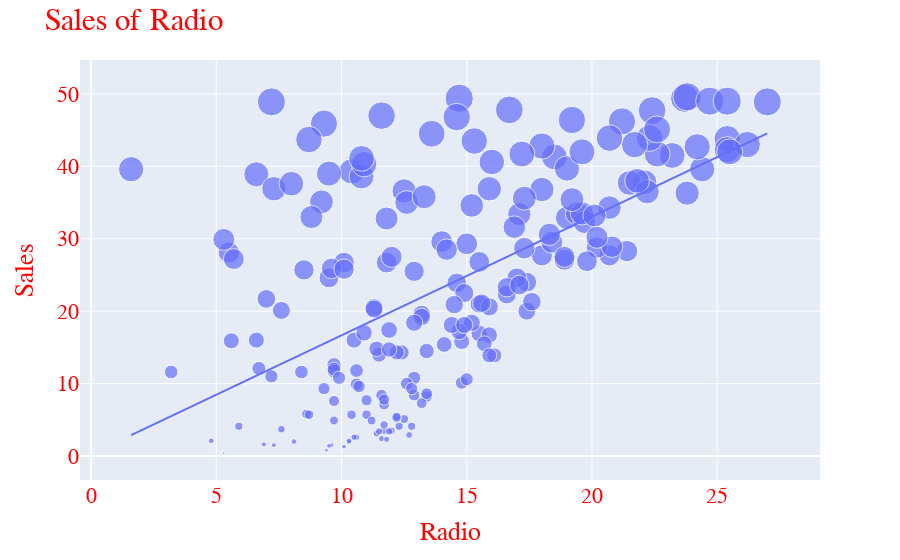

Here is the notebook cell this chart was saved with:
### Markdown cell above
### Now let’s visualize the relationship between the amount spent on advertising on Radio and units sold

### Code cell
fig = px.scatter(data_frame= data, x="Sales", y="Radio", size="Radio", trendline="ols")
fig.update_layout(
    title = "Sales of Radio",
    xaxis_title="Radio",
    yaxis_title="Sales",
    font = dict(
        size= 22,
        family = "Arial",
        color= "red"
    )

)
fig.show()

### Figure 1 — Plotly figure (JSON) as saved in the notebook; plotly's stock layout.template omitted (floating-point values rounded to 4 significant figures; data arrays with more than 128 entries replaced by an {"elided": "..."} marker saying what was removed)
{"data": [{"hovertemplate": "Sales=%{x}<br>Radio=%{marker.size}<extra></extra>", "legendgroup": "", "marker": {"color": "#636efa", "size": {"elided": "200 float values"}, "sizemode": "area", "sizeref": 0.124, "symbol": "circle"}, "mode": "markers", "name": "", "orientation": "v", "showlegend": false, "type": "scatter", "x": {"elided": "200 float values"}, "xaxis": "x", "y": {"elided": "200 float values"}, "yaxis": "y"}, {"hovertemplate": "<b>OLS trendline</b><br>Radio = 1.6397 * Sales + 0.271298<br>R<sup>2</sup>=0.332032<br><br>Sales=%{x}<br>Radio=%{y} <b>(trend)</b><extra></extra>", "legendgroup": "", "marker": {"color": "#636efa", "symbol": "circle"}, "mode": "lines", "name": "", "showlegend": false, "type": "scatter", "x": {"elided": "200 float values"}, "xaxis": "x", "y": {"elided": "200 float values"}, "yaxis": "y"}], "layout": {"font": {"color": "red", "family": "Arial", "size": 22}, "legend": {"itemsizing": "constant", "tracegroupgap": 0}, "margin": {"t": 60}, "title": {"text": "Sales of Radio"}, "xaxis": {"anchor": "y", "domain": [0, 1], "title": {"text": "Radio"}}, "yaxis": {"anchor": "x", "domain": [0, 1], "title": {"text": "Sales"}}}}
